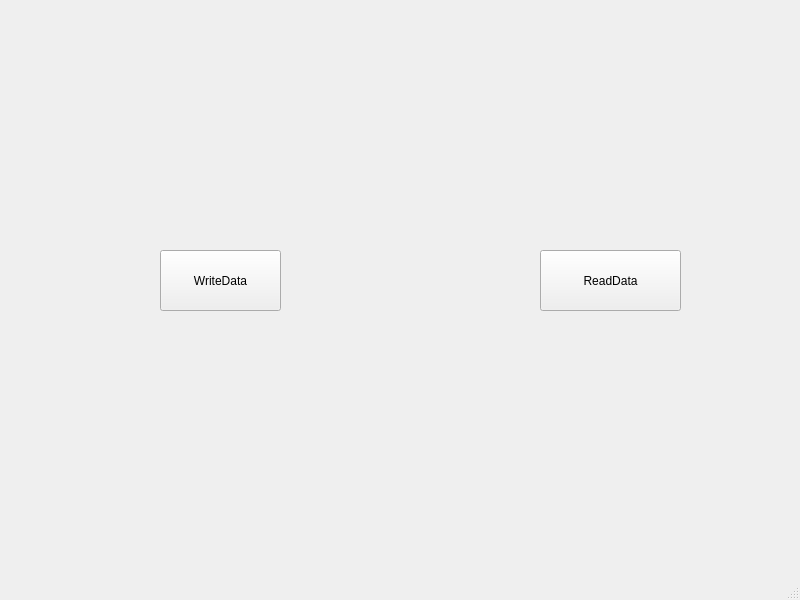
<?xml version="1.0" encoding="UTF-8"?>
<ui version="4.0">
 <class>MainWindow</class>
 <widget class="QMainWindow" name="MainWindow">
  <property name="geometry">
   <rect>
    <x>0</x>
    <y>0</y>
    <width>800</width>
    <height>600</height>
   </rect>
  </property>
  <property name="windowTitle">
   <string>MainWindow</string>
  </property>
  <widget class="QWidget" name="centralwidget">
   <widget class="QPushButton" name="btn_readData">
    <property name="geometry">
     <rect>
      <x>540</x>
      <y>250</y>
      <width>141</width>
      <height>61</height>
     </rect>
    </property>
    <property name="text">
     <string>ReadData</string>
    </property>
   </widget>
   <widget class="QPushButton" name="btn_writeData">
    <property name="geometry">
     <rect>
      <x>160</x>
      <y>250</y>
      <width>121</width>
      <height>61</height>
     </rect>
    </property>
    <property name="text">
     <string>WriteData</string>
    </property>
   </widget>
  </widget>
  <widget class="QMenuBar" name="menubar">
   <property name="geometry">
    <rect>
     <x>0</x>
     <y>0</y>
     <width>800</width>
     <height>23</height>
    </rect>
   </property>
  </widget>
  <widget class="QStatusBar" name="statusbar"/>
 </widget>
 <resources/>
 <connections/>
</ui>
